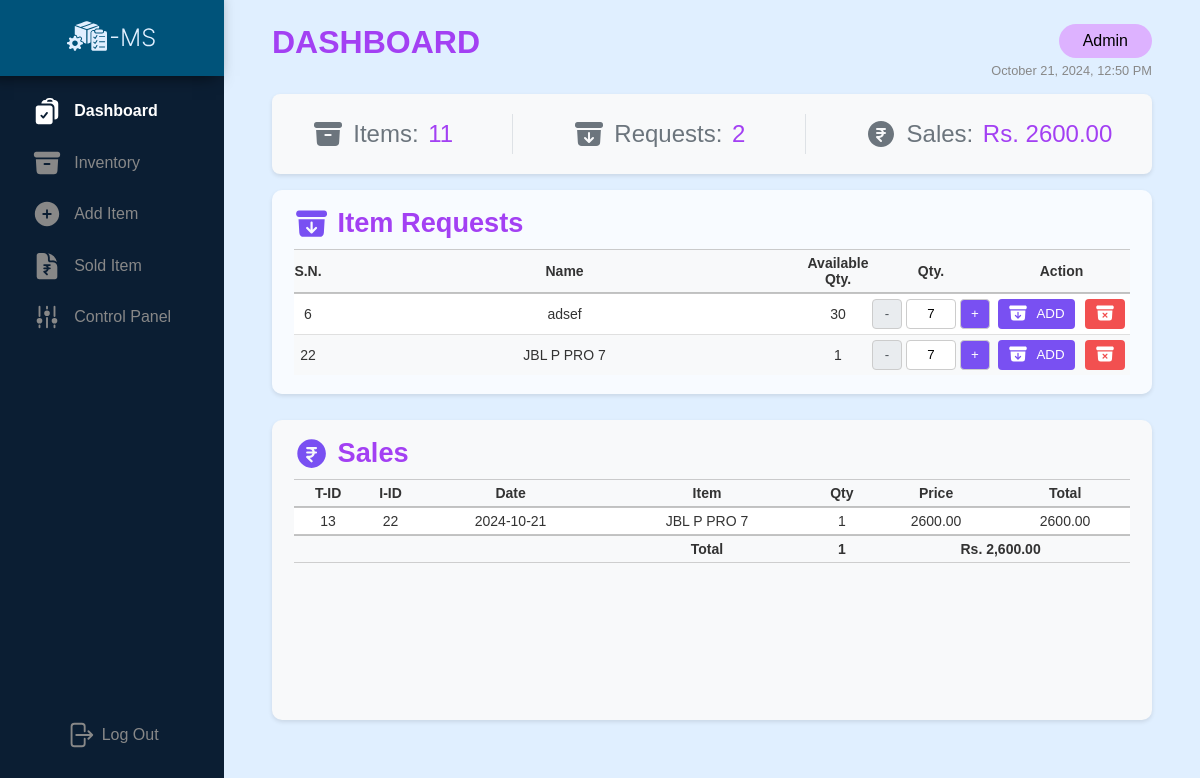
Page /Admin/Dashboard/dashboard.php (signed in) on the committed database.
### tables this page shows
CREATE TABLE `sold` (
  `transaction_id` int(11) NOT NULL,
  `item_id` int(11) DEFAULT NULL,
  `sold_date` date NOT NULL,
  `sold_item_title` varchar(100) NOT NULL,
  `sold_price` decimal(11,2) NOT NULL,
  `sold_qty` int(11) NOT NULL,
  `sold_total` decimal(11,2) NOT NULL
);

### Admin/Dashboard/todaysSalesList.php (the view)
<?php
$sql = "SELECT COUNT(*) as total_count, SUM(sold_total) as total_sum FROM sold where sold_date = CURDATE()";
$result = mysqli_query($conn, $sql);
$summary = mysqli_fetch_assoc($result);
$total_sales_count = $summary['total_count'];
$total_sum = $summary['total_sum'];
$sql = "SELECT * FROM sold where sold_date = CURDATE()";
$result = mysqli_query($conn, $sql);
if (mysqli_num_rows($result) > 0) {
  echo "<tbody>";
  while ($row = mysqli_fetch_assoc($result)) {
    echo "<tr>
    <td>" . $row['transaction_id'] . "</td>
    <td>" . $row['item_id'] . "</td>
    <td>" . $row['sold_date'] . "</td>
    <td>" . $row['sold_item_title'] . "</td>
    <td>" . $row['sold_qty'] . "</td>
    <td>" . $row['sold_price'] . "</td>
    <td>" . $row['sold_total'] . "</td>
    </tr>";
  }
  echo "</tbody>";
  echo "
    <tfoot>
      <tr>
        <td></td>
        <td></td>
        <td></td>
        <td><strong>Total</strong></td>
        <td><strong>" . $total_sales_count . "</strong></td>
        <td colspan='2'>Rs. " . number_format($total_sum, 2) . "</td>
      </tr>
    </tfoot>
    ";
} else {
  echo "<tr><td colspan='7' style='color: #888;'> -------------- --- -- - No Sales Today - -- --- -------------- </td></tr>";
}
?>

### util.css (style rules this page uses)
:root { --login-bgcolor: #e0efff; --login-color: #0b1e33; --nav-color: #0b1e33; --text-color: #888888; --logo-bgcolor: #00537a; --bgcolor: #e0efff; --admin-cta-color: #ddb2ff; --price-color: #08b037; }
* { margin: 0; padding: 0; box-sizing: border-box; font-family: "Poppins", sans-serif; }
html, body { height: 100%; width: 100%; }

### Admin/adminRoot.css (style rules this page uses)
:root { --selected-color: white; --primary-color: #a340f3; --secondary-color: #663399; --delete-color: #ff4329; }

### Admin/Dashboard/dashboard.css (style rules this page uses)
* { margin: 0; padding: 0; box-sizing: border-box; font-family: "Poppins", sans-serif; }
th, td { padding: 5px 0px; text-align: left; border-bottom: 1px solid #e0e0e0; text-align: center; }
thead, tfoot { background-color: #f8f9fa; font-weight: bold; text-align: center; }
tfoot { border-bottom: 1px solid #63636350; border-top: 2px solid #63636360; }
tr:last-child td { border-bottom: none; }

### rows in the picture
sold: transaction_id "13", item "22", sold_date "2024-10-21", sold_item_title "JBL P PRO 7", sold_qty "1", sold_price "2600.00", sold_total "2600.00"

### other values in the picture
$itemCount "11"
$requestCount "2"
$sales "2600.00"
$row['item_id'] "6"
$row['item_title'] "adsef"
$row['quantity'] "30"
$row['item_id'] "22"
$row['item_title'] "JBL P PRO 7"
$row['quantity'] "1"
$total_sales_count "1"
$total_sum "2,600.00"
